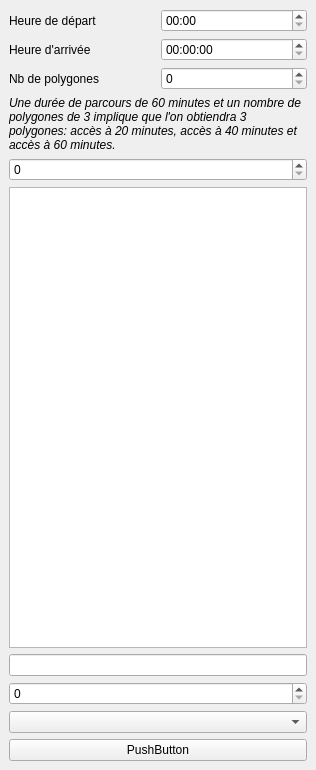
<?xml version="1.0" encoding="UTF-8"?>
<ui version="4.0">
 <class>TransitionDockWidgetBase</class>
 <widget class="QDockWidget" name="TransitionDockWidgetBase">
  <property name="geometry">
   <rect>
    <x>0</x>
    <y>0</y>
    <width>316</width>
    <height>770</height>
   </rect>
  </property>
  <property name="windowTitle">
   <string>Transition</string>
  </property>
  <widget class="QWidget" name="dockWidgetContents">
   <layout class="QGridLayout" name="gridLayout">
    <item row="4" column="1">
     <layout class="QHBoxLayout" name="horizontalLayout">
      <item>
       <widget class="QLabel" name="label_2">
        <property name="text">
         <string>Heure de départ</string>
        </property>
       </widget>
      </item>
      <item>
       <widget class="QTimeEdit" name="timeEdit">
        <property name="locale">
         <locale language="French" country="Canada"/>
        </property>
        <property name="inputMethodHints">
         <set>Qt::ImhPreferNumbers</set>
        </property>
        <property name="displayFormat">
         <string>hh:mm</string>
        </property>
       </widget>
      </item>
     </layout>
    </item>
    <item row="8" column="1">
     <widget class="QgsSpinBox" name="mQgsSpinBox"/>
    </item>
    <item row="10" column="1">
     <widget class="QTextEdit" name="textEdit"/>
    </item>
    <item row="5" column="1">
     <layout class="QHBoxLayout" name="horizontalLayout_2">
      <item>
       <widget class="QLabel" name="label_3">
        <property name="text">
         <string>Heure d'arrivée</string>
        </property>
       </widget>
      </item>
      <item>
       <widget class="QTimeEdit" name="timeEdit_2"/>
      </item>
     </layout>
    </item>
    <item row="13" column="1">
     <widget class="QgsFieldComboBox" name="mFieldComboBox"/>
    </item>
    <item row="12" column="1">
     <widget class="QSpinBox" name="spinBox"/>
    </item>
    <item row="14" column="1">
     <widget class="QPushButton" name="pushButton">
      <property name="text">
       <string>PushButton</string>
      </property>
     </widget>
    </item>
    <item row="11" column="1">
     <widget class="QLineEdit" name="lineEdit"/>
    </item>
    <item row="6" column="1">
     <layout class="QHBoxLayout" name="horizontalLayout_4">
      <item>
       <widget class="QLabel" name="label_4">
        <property name="text">
         <string>Nb de polygones</string>
        </property>
       </widget>
      </item>
      <item>
       <widget class="QSpinBox" name="spinBox_2"/>
      </item>
     </layout>
    </item>
    <item row="7" column="1">
     <widget class="QLabel" name="label">
      <property name="minimumSize">
       <size>
        <width>0</width>
        <height>0</height>
       </size>
      </property>
      <property name="maximumSize">
       <size>
        <width>16777215</width>
        <height>16777215</height>
       </size>
      </property>
      <property name="baseSize">
       <size>
        <width>0</width>
        <height>9</height>
       </size>
      </property>
      <property name="font">
       <font>
        <italic>true</italic>
        <kerning>true</kerning>
       </font>
      </property>
      <property name="autoFillBackground">
       <bool>false</bool>
      </property>
      <property name="inputMethodHints">
       <set>Qt::ImhMultiLine</set>
      </property>
      <property name="frameShape">
       <enum>QFrame::NoFrame</enum>
      </property>
      <property name="lineWidth">
       <number>5</number>
      </property>
      <property name="midLineWidth">
       <number>0</number>
      </property>
      <property name="text">
       <string>Une durée de parcours de 60 minutes et un nombre de polygones de 3 implique que l'on obtiendra 3 polygones: accès à 20 minutes, accès à 40 minutes et accès à 60 minutes.</string>
      </property>
      <property name="textFormat">
       <enum>Qt::PlainText</enum>
      </property>
      <property name="wordWrap">
       <bool>true</bool>
      </property>
      <property name="margin">
       <number>0</number>
      </property>
      <property name="indent">
       <number>-1</number>
      </property>
      <property name="openExternalLinks">
       <bool>false</bool>
      </property>
      <property name="textInteractionFlags">
       <set>Qt::LinksAccessibleByMouse|Qt::TextSelectableByMouse</set>
      </property>
     </widget>
    </item>
   </layout>
  </widget>
 </widget>
 <customwidgets>
  <customwidget>
   <class>QgsFieldComboBox</class>
   <extends>QComboBox</extends>
   <header>qgsfieldcombobox.h</header>
  </customwidget>
  <customwidget>
   <class>QgsSpinBox</class>
   <extends>QSpinBox</extends>
   <header>qgsspinbox.h</header>
  </customwidget>
 </customwidgets>
 <resources/>
 <connections/>
</ui>
